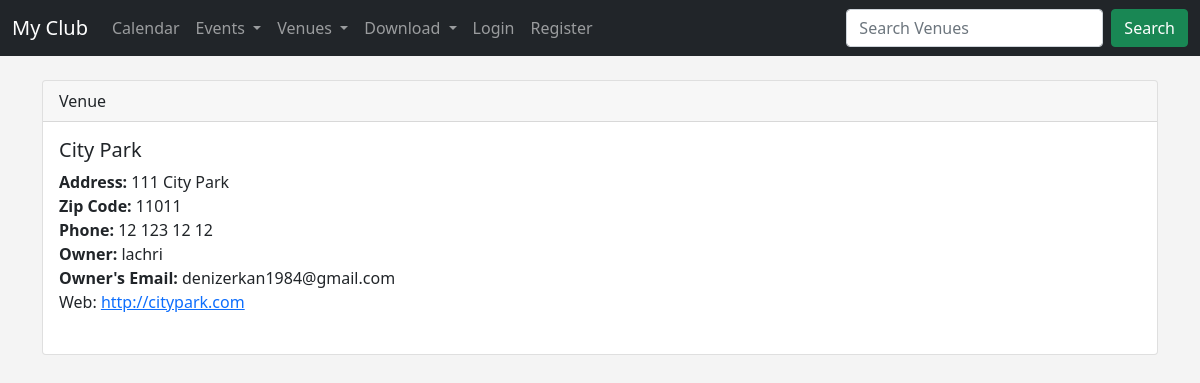
Page /show_venue/1 on the committed database.
### events/models.py (models this page shows)
class Venue(models.Model):
	name = models.CharField('Venue Name',max_length=120)
	address = models.CharField('Adress',max_length=300)
	zip_code = models.CharField('Zip Code',max_length=10)
	phone = models.CharField('Contact Phone',max_length=15,blank=True)
	web = models.URLField('Website Adress',blank=True)
	email_adress = models.EmailField('Email Address',blank=True)
	owner = models.IntegerField("Venue Owner", blank=False, default=1)
	venue_image = models.ImageField(null=True,blank=True,upload_to="images/")
	def __str__(self):
		return self.name

### events/views.py (the view)
# urls.py: path('show_venue/<venue_id>', views.show_venue, name="show-venue"),
def show_venue(request,venue_id):
	venue = Venue.objects.get(pk=venue_id)
	venue_owner = User.objects.get(pk=venue.owner)
	return render(request, 'events/show_venue.html',{'venue':venue,'venue_owner':venue_owner})

### events/templates/events/show_venue.html (shortened to what this page needs)
{% extends 'events/base.html' %}
{% block content %}
		<div class="card">
		  <div class="card-header">
		    Venue
		  </div>
		  <div class="card-body">
		    <h5 class="card-title">{{venue}}</h5>
		    <p class="card-text">
				<strong>Address:</strong> {{venue.address}}
				<br>
				<strong>Zip Code:</strong> {{venue.zip_code}}
				<br>
				<strong>Phone:</strong> {{venue.phone}}
				<br>
				<strong>Owner:</strong> {{venue_owner}}
				<br>
				<strong>Owner's Email:</strong> {{venue_owner.email}}
				<br>
				Web: <a href="{{venue.web}}">{{venue.web}}</a>
				<br>
		    </p>
		  </div>
		</div>
{% endblock %}

### events/templates/events/base.html (style rules this page uses)
body { background: #f4f4f4; }

### rows in the picture
Venue: name "City Park", address "111 City Park", zip_code "11011", phone "12 123 12 12", web "http://citypark.com"

### other values in the picture
{{ venue_owner }} "lachri"
{{ venue_owner.email }} "denizerkan1984@gmail.com"
